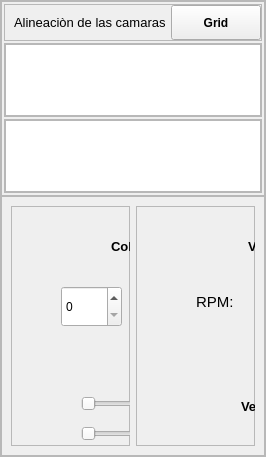
            <widget class="QWidget" name="page_3">
             <layout class="QVBoxLayout" name="verticalLayout_16">
              <property name="spacing">
               <number>2</number>
              </property>
              <property name="leftMargin">
               <number>0</number>
              </property>
              <property name="topMargin">
               <number>0</number>
              </property>
              <property name="rightMargin">
               <number>0</number>
              </property>
              <property name="bottomMargin">
               <number>0</number>
              </property>
              <item>
               <widget class="QFrame" name="frame_16">
                <property name="frameShape">
                 <enum>QFrame::Shape::StyledPanel</enum>
                </property>
                <property name="frameShadow">
                 <enum>QFrame::Shadow::Raised</enum>
                </property>
                <layout class="QVBoxLayout" name="verticalLayout_11" stretch="3,4">
                 <property name="spacing">
                  <number>0</number>
                 </property>
                 <property name="leftMargin">
                  <number>0</number>
                 </property>
                 <property name="topMargin">
                  <number>0</number>
                 </property>
                 <property name="rightMargin">
                  <number>0</number>
                 </property>
                 <property name="bottomMargin">
                  <number>0</number>
                 </property>
                 <item>
                  <widget class="QFrame" name="frame_17">
                   <property name="frameShape">
                    <enum>QFrame::Shape::StyledPanel</enum>
                   </property>
                   <property name="frameShadow">
                    <enum>QFrame::Shadow::Raised</enum>
                   </property>
                   <layout class="QVBoxLayout" name="verticalLayout_15" stretch="1,5,5">
                    <property name="spacing">
                     <number>2</number>
                    </property>
                    <property name="leftMargin">
                     <number>2</number>
                    </property>
                    <property name="topMargin">
                     <number>2</number>
                    </property>
                    <property name="rightMargin">
                     <number>2</number>
                    </property>
                    <property name="bottomMargin">
                     <number>2</number>
                    </property>
                    <item>
                     <widget class="QFrame" name="frame_24">
                      <property name="frameShape">
                       <enum>QFrame::Shape::StyledPanel</enum>
                      </property>
                      <property name="frameShadow">
                       <enum>QFrame::Shadow::Raised</enum>
                      </property>
                      <layout class="QHBoxLayout" name="horizontalLayout_6">
                       <property name="spacing">
                        <number>5</number>
                       </property>
                       <property name="topMargin">
                        <number>0</number>
                       </property>
                       <property name="rightMargin">
                        <number>0</number>
                       </property>
                       <property name="bottomMargin">
                        <number>0</number>
                       </property>
                       <item>
                        <widget class="QLabel" name="label_4">
                         <property name="font">
                          <font>
                           <pointsize>10</pointsize>
                          </font>
                         </property>
                         <property name="text">
                          <string>Alineaciòn de las camaras</string>
                         </property>
                        </widget>
                       </item>
                       <item>
                        <widget class="QPushButton" name="PB_grid">
                         <property name="minimumSize">
                          <size>
                           <width>0</width>
                           <height>35</height>
                          </size>
                         </property>
                         <property name="font">
                          <font>
                           <bold>true</bold>
                          </font>
                         </property>
                         <property name="cursor">
                          <cursorShape>PointingHandCursor</cursorShape>
                         </property>
                         <property name="text">
                          <string>Grid</string>
                         </property>
                        </widget>
                       </item>
                      </layout>
                     </widget>
                    </item>
                    <item>
                     <widget class="QFrame" name="frame_19">
                      <property name="frameShape">
                       <enum>QFrame::Shape::StyledPanel</enum>
                      </property>
                      <property name="frameShadow">
                       <enum>QFrame::Shadow::Raised</enum>
                      </property>
                      <layout class="QVBoxLayout" name="verticalLayout_18">
                       <property name="spacing">
                        <number>0</number>
                       </property>
                       <property name="leftMargin">
                        <number>0</number>
                       </property>
                       <property name="topMargin">
                        <number>0</number>
                       </property>
                       <property name="rightMargin">
                        <number>0</number>
                       </property>
                       <property name="bottomMargin">
                        <number>0</number>
                       </property>
                       <item>
                        <widget class="QGraphicsView" name="GV_camara1"/>
                       </item>
                      </layout>
                     </widget>
                    </item>
                    <item>
                     <widget class="QFrame" name="frame_23">
                      <property name="frameShape">
                       <enum>QFrame::Shape::StyledPanel</enum>
                      </property>
                      <property name="frameShadow">
                       <enum>QFrame::Shadow::Raised</enum>
                      </property>
                      <layout class="QVBoxLayout" name="verticalLayout_17">
                       <property name="spacing">
                        <number>0</number>
                       </property>
                       <property name="leftMargin">
                        <number>0</number>
                       </property>
                       <property name="topMargin">
                        <number>0</number>
                       </property>
                       <property name="rightMargin">
                        <number>0</number>
                       </property>
                       <property name="bottomMargin">
                        <number>0</number>
                       </property>
                       <item>
                        <widget class="QGraphicsView" name="GV_camara2"/>
                       </item>
                      </layout>
                     </widget>
                    </item>
                   </layout>
                  </widget>
                 </item>
                 <item>
                  <widget class="QFrame" name="frame_18">
                   <property name="frameShape">
                    <enum>QFrame::Shape::StyledPanel</enum>
                   </property>
                   <property name="frameShadow">
                    <enum>QFrame::Shadow::Raised</enum>
                   </property>
                   <layout class="QHBoxLayout" name="horizontalLayout_8">
                    <item>
                     <widget class="QFrame" name="frame_fondo">
                      <property name="frameShape">
                       <enum>QFrame::Shape::StyledPanel</enum>
                      </property>
                      <property name="frameShadow">
                       <enum>QFrame::Shadow::Raised</enum>
                      </property>
                      <widget class="QLabel" name="label_6">
                       <property name="geometry">
                        <rect>
                         <x>100</x>
                         <y>30</y>
                         <width>181</width>
                         <height>21</height>
                        </rect>
                       </property>
                       <property name="font">
                        <font>
                         <pointsize>10</pointsize>
                         <bold>true</bold>
                        </font>
                       </property>
                       <property name="text">
                        <string>Color de Fondo (RGB)</string>
                       </property>
                      </widget>
                      <widget class="QLabel" name="label_7">
                       <property name="geometry">
                        <rect>
                         <x>140</x>
                         <y>160</y>
                         <width>101</width>
                         <height>21</height>
                        </rect>
                       </property>
                       <property name="font">
                        <font>
                         <pointsize>10</pointsize>
                         <bold>true</bold>
                        </font>
                       </property>
                       <property name="text">
                        <string>Iluminación</string>
                       </property>
                      </widget>
                      <widget class="QSlider" name="QS_iluminacion">
                       <property name="geometry">
                        <rect>
                         <x>70</x>
                         <y>180</y>
                         <width>201</width>
                         <height>35</height>
                        </rect>
                       </property>
                       <property name="font">
                        <font>
                         <pointsize>10</pointsize>
                        </font>
                       </property>
                       <property name="cursor">
                        <cursorShape>PointingHandCursor</cursorShape>
                       </property>
                       <property name="styleSheet">
                        <string notr="true"/>
                       </property>
                       <property name="maximum">
                        <number>100</number>
                       </property>
                       <property name="pageStep">
                        <number>5</number>
                       </property>
                       <property name="orientation">
                        <enum>Qt::Orientation::Horizontal</enum>
                       </property>
                      </widget>
                      <widget class="QPushButton" name="PB_fondo">
                       <property name="geometry">
                        <rect>
                         <x>260</x>
                         <y>78</y>
                         <width>71</width>
                         <height>45</height>
                        </rect>
                       </property>
                       <property name="cursor">
                        <cursorShape>PointingHandCursor</cursorShape>
                       </property>
                       <property name="text">
                        <string>Cargar</string>
                       </property>
                      </widget>
                      <widget class="QLabel" name="L_iluminacion">
                       <property name="geometry">
                        <rect>
                         <x>280</x>
                         <y>180</y>
                         <width>51</width>
                         <height>31</height>
                        </rect>
                       </property>
                       <property name="font">
                        <font>
                         <pointsize>12</pointsize>
                        </font>
                       </property>
                       <property name="text">
                        <string>0%</string>
                       </property>
                      </widget>
                      <widget class="QSpinBox" name="SB_1">
                       <property name="geometry">
                        <rect>
                         <x>50</x>
                         <y>80</y>
                         <width>61</width>
                         <height>41</height>
                        </rect>
                       </property>
                       <property name="cursor">
                        <cursorShape>PointingHandCursor</cursorShape>
                       </property>
                       <property name="maximum">
                        <number>255</number>
                       </property>
                      </widget>
                      <widget class="QSpinBox" name="SB_2">
                       <property name="geometry">
                        <rect>
                         <x>120</x>
                         <y>80</y>
                         <width>61</width>
                         <height>41</height>
                        </rect>
                       </property>
                       <property name="cursor">
                        <cursorShape>PointingHandCursor</cursorShape>
                       </property>
                       <property name="maximum">
                        <number>255</number>
                       </property>
                      </widget>
                      <widget class="QSpinBox" name="SB_3">
                       <property name="geometry">
                        <rect>
                         <x>190</x>
                         <y>80</y>
                         <width>61</width>
                         <height>41</height>
                        </rect>
                       </property>
                       <property name="cursor">
                        <cursorShape>PointingHandCursor</cursorShape>
                       </property>
                       <property name="minimum">
                        <number>0</number>
                       </property>
                       <property name="maximum">
                        <number>255</number>
                       </property>
                      </widget>
                      <widget class="QLabel" name="L_iluminacion_2">
                       <property name="geometry">
                        <rect>
                         <x>280</x>
                         <y>210</y>
                         <width>51</width>
                         <height>31</height>
                        </rect>
                       </property>
                       <property name="font">
                        <font>
                         <pointsize>12</pointsize>
                        </font>
                       </property>
                       <property name="text">
                        <string>0%</string>
                       </property>
                      </widget>
                      <widget class="QSlider" name="QS_iluminacion_2">
                       <property name="geometry">
                        <rect>
                         <x>70</x>
                         <y>210</y>
                         <width>201</width>
                         <height>35</height>
                        </rect>
                       </property>
                       <property name="font">
                        <font>
                         <pointsize>10</pointsize>
                        </font>
                       </property>
                       <property name="cursor">
                        <cursorShape>PointingHandCursor</cursorShape>
                       </property>
                       <property name="styleSheet">
                        <string notr="true"/>
                       </property>
                       <property name="maximum">
                        <number>100</number>
                       </property>
                       <property name="pageStep">
                        <number>5</number>
                       </property>
                       <property name="orientation">
                        <enum>Qt::Orientation::Horizontal</enum>
                       </property>
                      </widget>
                      <widget class="QLabel" name="L_iluminacion_3">
                       <property name="geometry">
                        <rect>
                         <x>280</x>
                         <y>240</y>
                         <width>51</width>
                         <height>31</height>
                        </rect>
                       </property>
                       <property name="font">
                        <font>
                         <pointsize>12</pointsize>
                        </font>
                       </property>
                       <property name="text">
                        <string>0%</string>
                       </property>
                      </widget>
                      <widget class="QSlider" name="QS_iluminacion_3">
                       <property name="geometry">
                        <rect>
                         <x>70</x>
                         <y>240</y>
                         <width>201</width>
                         <height>35</height>
                        </rect>
                       </property>
                       <property name="font">
                        <font>
                         <pointsize>10</pointsize>
                        </font>
                       </property>
                       <property name="cursor">
                        <cursorShape>PointingHandCursor</cursorShape>
                       </property>
                       <property name="styleSheet">
                        <string notr="true"/>
                       </property>
                       <property name="maximum">
                        <number>100</number>
                       </property>
                       <property name="pageStep">
                        <number>5</number>
                       </property>
                       <property name="orientation">
                        <enum>Qt::Orientation::Horizontal</enum>
                       </property>
                      </widget>
                      <widget class="QLabel" name="L_iluminacion_4">
                       <property name="geometry">
                        <rect>
                         <x>280</x>
                         <y>270</y>
                         <width>51</width>
                         <height>31</height>
                        </rect>
                       </property>
                       <property name="font">
                        <font>
                         <pointsize>12</pointsize>
                        </font>
                       </property>
                       <property name="text">
                        <string>0%</string>
                       </property>
                      </widget>
                      <widget class="QSlider" name="QS_iluminacion_4">
                       <property name="geometry">
                        <rect>
                         <x>70</x>
                         <y>270</y>
                         <width>201</width>
                         <height>35</height>
                        </rect>
                       </property>
                       <property name="font">
                        <font>
                         <pointsize>10</pointsize>
                        </font>
                       </property>
                       <property name="cursor">
                        <cursorShape>PointingHandCursor</cursorShape>
                       </property>
                       <property name="styleSheet">
                        <string notr="true"/>
                       </property>
                       <property name="maximum">
                        <number>100</number>
                       </property>
                       <property name="pageStep">
                        <number>5</number>
                       </property>
                       <property name="orientation">
                        <enum>Qt::Orientation::Horizontal</enum>
                       </property>
                      </widget>
                     </widget>
                    </item>
                    <item>
                     <widget class="QFrame" name="frame_banda">
                      <property name="frameShape">
                       <enum>QFrame::Shape::StyledPanel</enum>
                      </property>
                      <property name="frameShadow">
                       <enum>QFrame::Shadow::Raised</enum>
                      </property>
                      <widget class="QLabel" name="label_17">
                       <property name="geometry">
                        <rect>
                         <x>112</x>
                         <y>30</y>
                         <width>181</width>
                         <height>21</height>
                        </rect>
                       </property>
                       <property name="font">
                        <font>
                         <pointsize>10</pointsize>
                         <bold>true</bold>
                        </font>
                       </property>
                       <property name="text">
                        <string>Velocidad de la Banda</string>
                       </property>
                      </widget>
                      <widget class="QPushButton" name="PB_banda">
                       <property name="geometry">
                        <rect>
                         <x>231</x>
                         <y>80</y>
                         <width>80</width>
                         <height>31</height>
                        </rect>
                       </property>
                       <property name="cursor">
                        <cursorShape>PointingHandCursor</cursorShape>
                       </property>
                       <property name="text">
                        <string>Cargar</string>
                       </property>
                      </widget>
                      <widget class="QLabel" name="label_18">
                       <property name="geometry">
                        <rect>
                         <x>60</x>
                         <y>80</y>
                         <width>51</width>
                         <height>31</height>
                        </rect>
                       </property>
                       <property name="font">
                        <font>
                         <pointsize>11</pointsize>
                        </font>
                       </property>
                       <property name="text">
                        <string>RPM:</string>
                       </property>
                      </widget>
                      <widget class="QLabel" name="label_20">
                       <property name="geometry">
                        <rect>
                         <x>105</x>
                         <y>190</y>
                         <width>201</width>
                         <height>21</height>
                        </rect>
                       </property>
                       <property name="font">
                        <font>
                         <pointsize>10</pointsize>
                         <bold>true</bold>
                        </font>
                       </property>
                       <property name="text">
                        <string>Velocidad de la Saranda</string>
                       </property>
                      </widget>
                      <widget class="QSpinBox" name="SB_saranda">
                       <property name="geometry">
                        <rect>
                         <x>120</x>
                         <y>240</y>
                         <width>101</width>
                         <height>41</height>
                        </rect>
                       </property>
                       <property name="cursor">
                        <cursorShape>PointingHandCursor</cursorShape>
                       </property>
                      </widget>
                      <widget class="QLabel" name="label_24">
                       <property name="geometry">
                        <rect>
                         <x>80</x>
                         <y>244</y>
                         <width>31</width>
                         <height>31</height>
                        </rect>
                       </property>
                       <property name="font">
                        <font>
                         <pointsize>11</pointsize>
                        </font>
                       </property>
                       <property name="text">
                        <string>Hz:</string>
                       </property>
                      </widget>
                      <widget class="QPushButton" name="PB_saranda">
                       <property name="geometry">
                        <rect>
                         <x>229</x>
                         <y>247</y>
                         <width>71</width>
                         <height>31</height>
                        </rect>
                       </property>
                       <property name="cursor">
                        <cursorShape>PointingHandCursor</cursorShape>
                       </property>
                       <property name="text">
                        <string>Cargar</string>
                       </property>
                      </widget>
                      <widget class="QSpinBox" name="SP_banda">
                       <property name="geometry">
                        <rect>
                         <x>120</x>
                         <y>80</y>
                         <width>101</width>
                         <height>31</height>
                        </rect>
                       </property>
                       <property name="cursor">
                        <cursorShape>PointingHandCursor</cursorShape>
                       </property>
                      </widget>
                     </widget>
                    </item>
                   </layout>
                  </widget>
                 </item>
                </layout>
               </widget>
              </item>
             </layout>
            </widget>
